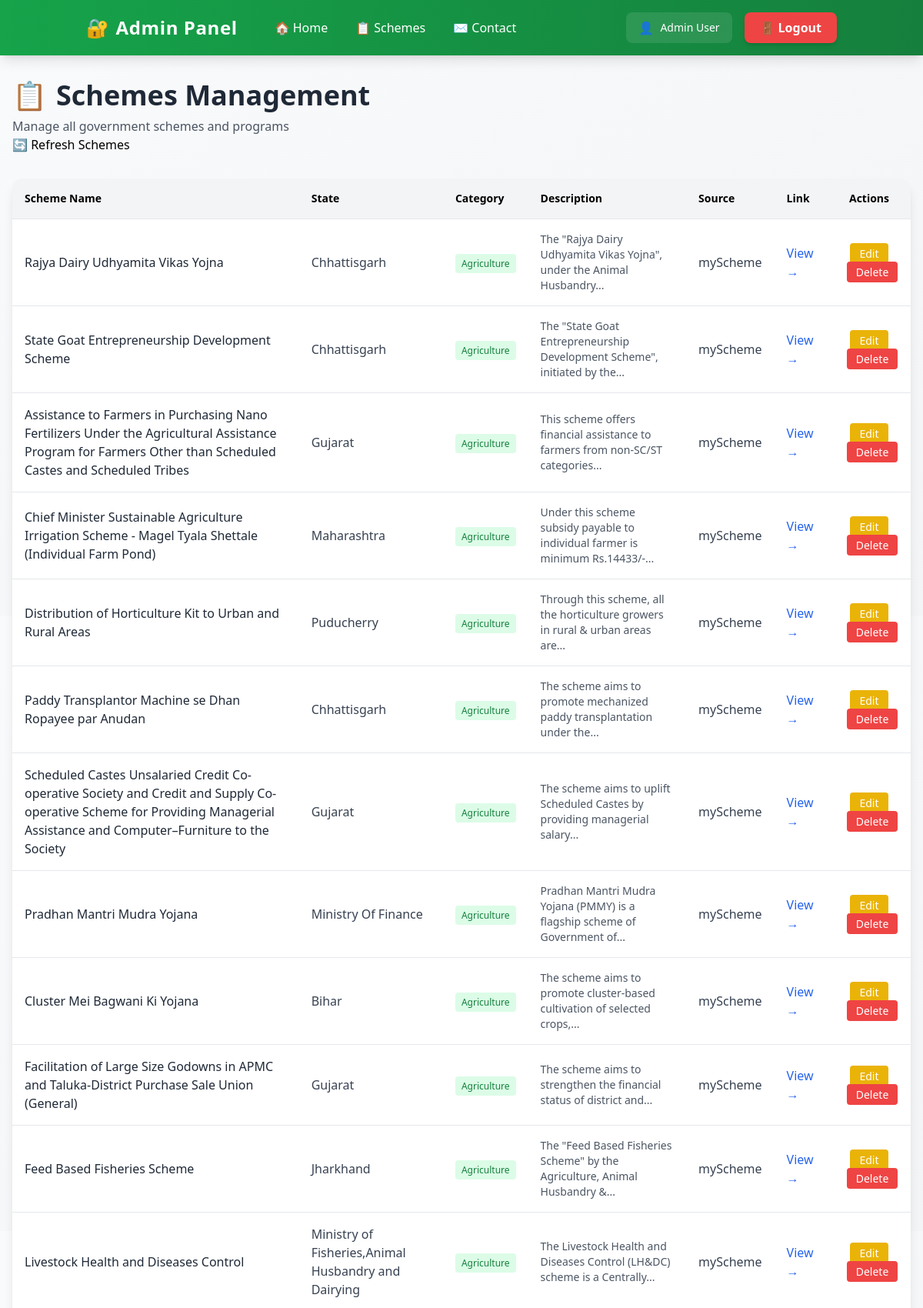
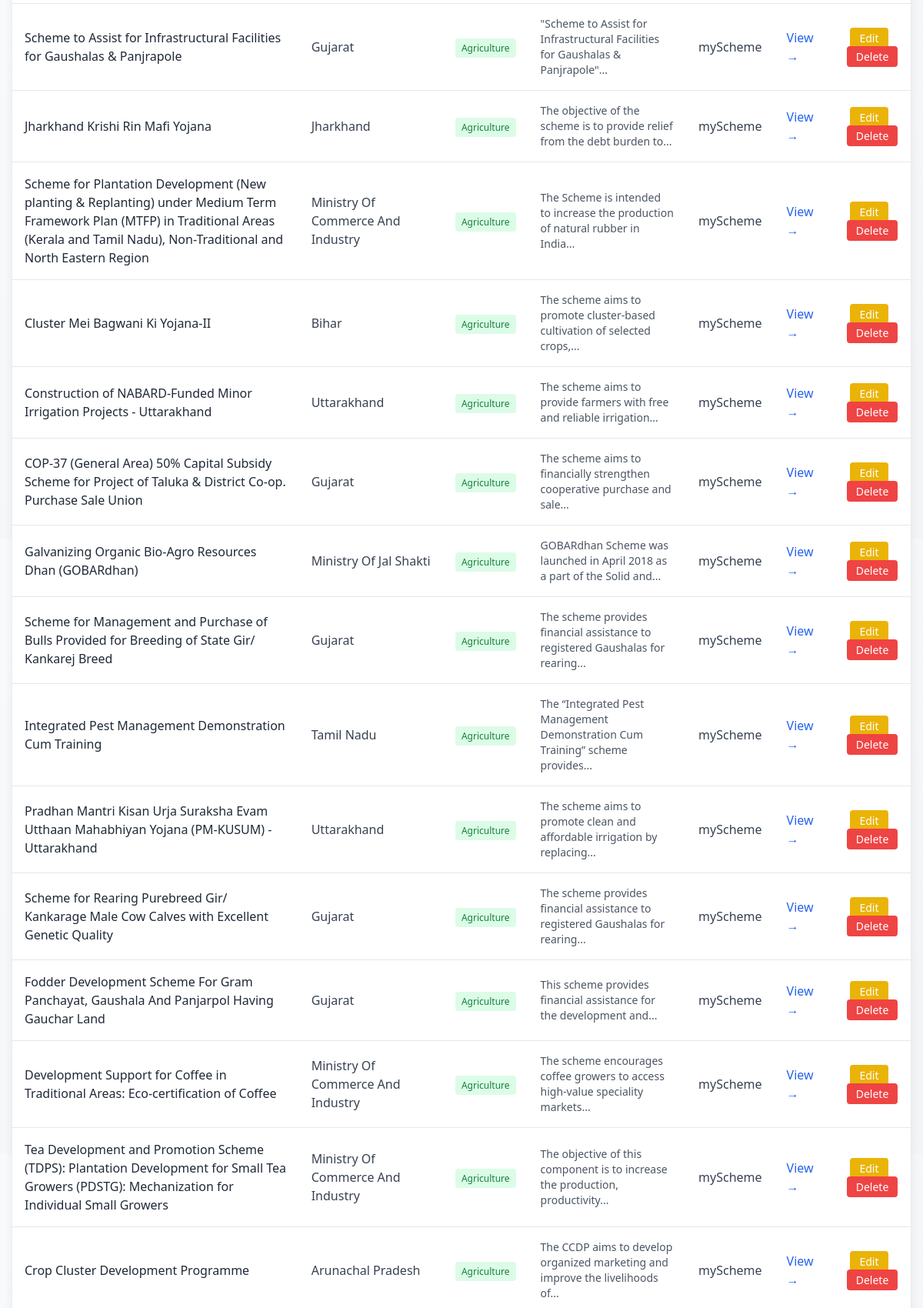
Screenshot of /admin/schemes (signed in, upper part) with the database file from the repository (2 pictures, top to bottom).
### models.py (models this page shows)
class Scheme(db.Model):
    __tablename__ = "scheme"
    id = db.Column(db.Integer, primary_key=True)
    scheme_id = db.Column(db.String(50), unique=True, nullable=False)
    name = db.Column(db.String(255), nullable=False)
    scheme_url = db.Column(db.String(500), nullable=False)
    state = db.Column(db.String(100), nullable=True)        # Nagaland
    coverage_type = db.Column(db.String(50), nullable=True) # State / Central
    category = db.Column(db.String(100), nullable=True)     # Agriculture
    tags = db.Column(db.Text, nullable=True)
    scheme_type = db.Column(db.String(100), nullable=True)
    beneficiary_type = db.Column(db.String(100), nullable=True)
    description = db.Column(db.Text, nullable=True)
    ministry = db.Column(db.String(255), nullable=True)
    launch_year = db.Column(db.Integer, nullable=True)
    objective = db.Column(db.Text, nullable=True)
    benefit = db.Column(db.Text, nullable=True)
    eligibility = db.Column(db.Text, nullable=True)
    source = db.Column(db.String(100), default="myScheme")
    content_hash = db.Column(db.String(64), nullable=True)
    last_scraped = db.Column(db.DateTime, nullable=True)
    scrape_status = db.Column(db.String(50), default="pending")
    created_at = db.Column(db.DateTime, default=datetime.utcnow)
    updated_at = db.Column(
        db.DateTime,
        default=datetime.utcnow,
        onupdate=datetime.utcnow
    )

### admin/routes.py (the view)
@admin_bp.route("/schemes")
@admin_required
def admin_schemes():
    session.pop('_flashes', None)
    schemes = Scheme.query.order_by(Scheme.created_at.desc()).all()
    return render_template(
        "admin/schemes.html",
        schemes=schemes
    )

### admin/routes.py (called while the page is built)
def admin_required(f):
    @wraps(f)
    def wrapper(*args, **kwargs):
        if not session.get("admin_logged_in"):
            return redirect(url_for("admin.admin_login"))
        return f(*args, **kwargs)
    return wrapper

### admin/templates/admin/schemes.html (shortened to what this page needs)
<!DOCTYPE html>
<html lang="en">
<head>
    <script src="https://cdn.tailwindcss.com"></script>
</head>
<body class="bg-gradient-to-br from-gray-50 to-gray-100 min-h-screen">
    {% include 'admin/navbar.html' %}
    <div class="container mx-auto px-4 py-8 max-w-7xl">
        <div class="mb-8">
            <div class="flex flex-col md:flex-row md:items-center md:justify-between gap-4">
                <div>
                    <h1 class="text-4xl font-bold text-gray-800 mb-2 flex items-center">
                        <span class="mr-3">📋</span> Schemes Management
                    </h1>
                    <p class="text-gray-600">Manage all government schemes and programs</p>
                     <a href="{{ url_for('admin.refresh_schemes') }}"
   class="btn btn-success mb-3"
   onclick="return confirm('This may take a few minutes. Continue?')">
   🔄 Refresh Schemes
</a>
                </div>
            </div>
        </div>
        <div class="bg-white shadow-lg rounded-xl overflow-hidden">
            <div class="overflow-x-auto">
                <table class="w-full">
                    <thead>
<tr class="bg-gray-100 border-b">
    <th class="p-4 text-left text-sm font-semibold">Scheme Name</th>
    <th class="p-4 text-left text-sm font-semibold">State</th>
    <th class="p-4 text-left text-sm font-semibold">Category</th>
    <th class="p-4 text-left text-sm font-semibold">Description</th>
    <th class="p-4 text-left text-sm font-semibold">Source</th>
    <th class="p-4 text-left text-sm font-semibold">Link</th>
    <th class="p-4 text-center text-sm font-semibold">Actions</th>
</tr>
</thead>
                   <tbody>
{% for scheme in schemes %}
<tr class="border-b hover:bg-gray-50">
    <td class="p-4 font-medium text-gray-800">
        {{ scheme.name }}
    </td>
    <td class="p-4 text-gray-700">
        {{ scheme.state or "Central Government" }}
    </td>
    <td class="p-4">
        <span class="px-2 py-1 bg-green-100 text-green-700 rounded text-xs">
            {{ scheme.category or "General" }}
        </span>
    </td>
    <td class="p-4 text-sm text-gray-600">
        {{ scheme.description | default("Description not available") | truncate(80) }}
    </td>
    <td class="p-4 text-gray-700">
        {{ scheme.source }}
    </td>
    <td class="p-4">
        <a href="{{ scheme.scheme_url }}"
           target="_blank"
           class="text-blue-600 hover:underline font-medium">
            View →
        </a>
    </td>
    <td class="p-4 text-center">
        <a href="{{ url_for('admin.admin_edit_scheme', id=scheme.id) }}"
           class="px-3 py-1 bg-yellow-500 text-white rounded text-sm">
            Edit
        </a>
        <a href="{{ url_for('admin.admin_delete_scheme', id=scheme.id) }}"
           onclick="return confirm('Delete this scheme?');"
           class="px-3 py-1 bg-red-500 text-white rounded text-sm ml-2">
            Delete
        </a>
    </td>
</tr>
{% endfor %}
</tbody>
                </table>
            </div>
        </div>
    </div>
</body>
</html>

### rows the page displays
Scheme: name "Rajya Dairy Udhyamita Vikas Yojna", state "Chhattisgarh", category "Agriculture", description "The \"Rajya Dairy Udhyamita Vikas Yojna\", under the Animal Husbandry...", source "myScheme"
Scheme: name "State Goat Entrepreneurship Development Scheme", state "Chhattisgarh", category "Agriculture", description "The \"State Goat Entrepreneurship Development Scheme\", initiated by the...", source "myScheme"
Scheme: name "Assistance to Farmers in Purchasing Nano Fertilizers Under the Agricultural Assistance Program for Farmers Other than Scheduled Castes and Scheduled Tribes", state "Gujarat", category "Agriculture", description "This scheme offers financial assistance to farmers from non-SC/ST categories...", source "myScheme"
Scheme: name "Chief Minister Sustainable Agriculture Irrigation Scheme - Magel Tyala Shettale (Individual Farm Pond)", state "Maharashtra", category "Agriculture", description "Under this scheme subsidy payable to individual farmer is minimum Rs.14433/-...", source "myScheme"
Scheme: name "Distribution of Horticulture Kit to Urban and Rural Areas", state "Puducherry", category "Agriculture", description "Through this scheme, all the horticulture growers in rural & urban areas are...", source "myScheme"
Scheme: name "Paddy Transplantor Machine se Dhan Ropayee par Anudan", state "Chhattisgarh", category "Agriculture", description "The scheme aims to promote mechanized paddy transplantation under the...", source "myScheme"
Scheme: name "Scheduled Castes Unsalaried Credit Co-operative Society and Credit and Supply Co-operative Scheme for Providing Managerial Assistance and Computer–Furniture to the Society", state "Gujarat", category "Agriculture", description "The scheme aims to uplift Scheduled Castes by providing managerial salary...", source "myScheme"
Scheme: name "Pradhan Mantri Mudra Yojana", state "Ministry Of Finance", category "Agriculture", description "Pradhan Mantri Mudra Yojana (PMMY) is a flagship scheme of Government of...", source "myScheme"
Scheme: name "Cluster Mei Bagwani Ki Yojana", state "Bihar", category "Agriculture", description "The scheme aims to promote cluster-based cultivation of selected crops,...", source "myScheme"
Scheme: name "Facilitation of Large Size Godowns in APMC and Taluka-District Purchase Sale Union (General)", state "Gujarat", category "Agriculture", description "The scheme aims to strengthen the financial status of district and...", source "myScheme"
Scheme: name "Feed Based Fisheries Scheme", state "Jharkhand", category "Agriculture", description "The \"Feed Based Fisheries Scheme\" by the Agriculture, Animal Husbandry &...", source "myScheme"
Scheme: name "Livestock Health and Diseases Control", state "Ministry of Fisheries,Animal Husbandry and Dairying", category "Agriculture", description "The Livestock Health and Diseases Control (LH&DC) scheme is a Centrally...", source "myScheme"
Scheme: name "Scheme to Assist for Infrastructural Facilities for Gaushalas & Panjrapole", state "Gujarat", category "Agriculture", description "\"Scheme to Assist for Infrastructural Facilities for Gaushalas & Panjrapole\"...", source "myScheme"
Scheme: name "Jharkhand Krishi Rin Mafi Yojana", state "Jharkhand", category "Agriculture", description "The objective of the scheme is to provide relief from the debt burden to...", source "myScheme"
Scheme: name "Scheme for Plantation Development (New planting & Replanting) under Medium Term Framework Plan (MTFP) in Traditional Areas (Kerala and Tamil Nadu), Non-Traditional and North Eastern Region", state "Ministry Of Commerce And Industry", category "Agriculture", description "The Scheme is intended to increase the production of natural rubber in India...", source "myScheme"
Scheme: name "Cluster Mei Bagwani Ki Yojana-II", state "Bihar", category "Agriculture", description "The scheme aims to promote cluster-based cultivation of selected crops,...", source "myScheme"
Scheme: name "Construction of NABARD-Funded Minor Irrigation Projects - Uttarakhand", state "Uttarakhand", category "Agriculture", description "The scheme aims to provide farmers with free and reliable irrigation...", source "myScheme"
Scheme: name "COP-37 (General Area) 50% Capital Subsidy Scheme for Project of Taluka & District Co-op. Purchase Sale Union", state "Gujarat", category "Agriculture", description "The scheme aims to financially strengthen cooperative purchase and sale...", source "myScheme"
Scheme: name "Galvanizing Organic Bio-Agro Resources Dhan (GOBARdhan)", state "Ministry Of Jal Shakti", category "Agriculture", description "GOBARdhan Scheme was launched in April 2018 as a part of the Solid and...", source "myScheme"
Scheme: name "Scheme for Management and Purchase of Bulls Provided for Breeding of State Gir/ Kankarej Breed", state "Gujarat", category "Agriculture", description "The scheme provides financial assistance to registered Gaushalas for rearing...", source "myScheme"
Scheme: name "Integrated Pest Management Demonstration Cum Training", state "Tamil Nadu", category "Agriculture", description "The “Integrated Pest Management Demonstration Cum Training” scheme provides...", source "myScheme"
Scheme: name "Pradhan Mantri Kisan Urja Suraksha Evam Utthaan Mahabhiyan Yojana (PM-KUSUM) - Uttarakhand", state "Uttarakhand", category "Agriculture", description "The scheme aims to promote clean and affordable irrigation by replacing...", source "myScheme"
Scheme: name "Scheme for Rearing Purebreed Gir/ Kankarage Male Cow Calves with Excellent Genetic Quality", state "Gujarat", category "Agriculture", description "The scheme provides financial assistance to registered Gaushalas for rearing...", source "myScheme"
Scheme: name "Fodder Development Scheme For Gram Panchayat, Gaushala And Panjarpol Having Gauchar Land", state "Gujarat", category "Agriculture", description "This scheme provides financial assistance for the development and...", source "myScheme"
Scheme: name "Development Support for Coffee in Traditional Areas: Eco-certification of Coffee", state "Ministry Of Commerce And Industry", category "Agriculture", description "The scheme encourages coffee growers to access high-value speciality markets...", source "myScheme"
Scheme: name "Tea Development and Promotion Scheme (TDPS): Plantation Development for Small Tea Growers (PDSTG): Mechanization for Individual Small Growers", state "Ministry Of Commerce And Industry", category "Agriculture", description "The objective of this component is to increase the production, productivity...", source "myScheme"
Scheme: name "Crop Cluster Development Programme", state "Arunachal Pradesh", category "Agriculture", description "The CCDP aims to develop organized marketing and improve the livelihoods of...", source "myScheme"
